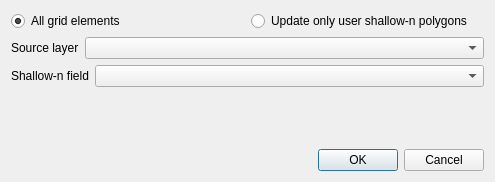
<?xml version="1.0" encoding="UTF-8"?>
<ui version="4.0">
 <class>Dialog</class>
 <widget class="QDialog" name="Dialog">
  <property name="geometry">
   <rect>
    <x>0</x>
    <y>0</y>
    <width>495</width>
    <height>182</height>
   </rect>
  </property>
  <property name="windowTitle">
   <string>Shallow-n Sampling</string>
  </property>
  <layout class="QGridLayout" name="gridLayout">
   <item row="2" column="0">
    <spacer name="verticalSpacer">
     <property name="orientation">
      <enum>Qt::Vertical</enum>
     </property>
     <property name="sizeHint" stdset="0">
      <size>
       <width>20</width>
       <height>40</height>
      </size>
     </property>
    </spacer>
   </item>
   <item row="3" column="0">
    <widget class="QDialogButtonBox" name="buttonBox">
     <property name="orientation">
      <enum>Qt::Horizontal</enum>
     </property>
     <property name="standardButtons">
      <set>QDialogButtonBox::Cancel|QDialogButtonBox::Ok</set>
     </property>
    </widget>
   </item>
   <item row="0" column="0">
    <layout class="QHBoxLayout" name="horizontalLayout_4">
     <property name="bottomMargin">
      <number>0</number>
     </property>
     <item>
      <widget class="QRadioButton" name="allGridElemsRadio">
       <property name="text">
        <string>All grid elements</string>
       </property>
       <property name="checked">
        <bool>true</bool>
       </property>
      </widget>
     </item>
     <item>
      <widget class="QRadioButton" name="userPolygonsRadio">
       <property name="text">
        <string>Update only user shallow-n polygons</string>
       </property>
      </widget>
     </item>
    </layout>
   </item>
   <item row="1" column="0">
    <widget class="QFrame" name="allGridElemsFrame">
     <property name="frameShape">
      <enum>QFrame::NoFrame</enum>
     </property>
     <property name="frameShadow">
      <enum>QFrame::Plain</enum>
     </property>
     <layout class="QVBoxLayout" name="verticalLayout">
      <property name="leftMargin">
       <number>0</number>
      </property>
      <property name="topMargin">
       <number>0</number>
      </property>
      <property name="rightMargin">
       <number>0</number>
      </property>
      <property name="bottomMargin">
       <number>0</number>
      </property>
      <item>
       <layout class="QHBoxLayout" name="horizontalLayout">
        <item>
         <widget class="QLabel" name="label">
          <property name="text">
           <string>Source layer</string>
          </property>
         </widget>
        </item>
        <item>
         <widget class="QComboBox" name="srcLayerCbo">
          <property name="sizePolicy">
           <sizepolicy hsizetype="MinimumExpanding" vsizetype="Fixed">
            <horstretch>0</horstretch>
            <verstretch>0</verstretch>
           </sizepolicy>
          </property>
         </widget>
        </item>
       </layout>
      </item>
      <item>
       <layout class="QHBoxLayout" name="horizontalLayout_3">
        <property name="bottomMargin">
         <number>0</number>
        </property>
        <item>
         <widget class="QLabel" name="label_3">
          <property name="text">
           <string>Shallow-n field</string>
          </property>
         </widget>
        </item>
        <item>
         <widget class="QgsFieldComboBox" name="srcFieldCbo">
          <property name="sizePolicy">
           <sizepolicy hsizetype="MinimumExpanding" vsizetype="Fixed">
            <horstretch>0</horstretch>
            <verstretch>0</verstretch>
           </sizepolicy>
          </property>
         </widget>
        </item>
       </layout>
      </item>
     </layout>
    </widget>
   </item>
  </layout>
 </widget>
 <customwidgets>
  <customwidget>
   <class>QgsFieldComboBox</class>
   <extends>QComboBox</extends>
   <header>qgis.gui</header>
  </customwidget>
 </customwidgets>
 <resources/>
 <connections>
  <connection>
   <sender>buttonBox</sender>
   <signal>accepted()</signal>
   <receiver>Dialog</receiver>
   <slot>accept()</slot>
   <hints>
    <hint type="sourcelabel">
     <x>248</x>
     <y>254</y>
    </hint>
    <hint type="destinationlabel">
     <x>157</x>
     <y>274</y>
    </hint>
   </hints>
  </connection>
  <connection>
   <sender>buttonBox</sender>
   <signal>rejected()</signal>
   <receiver>Dialog</receiver>
   <slot>reject()</slot>
   <hints>
    <hint type="sourcelabel">
     <x>316</x>
     <y>260</y>
    </hint>
    <hint type="destinationlabel">
     <x>286</x>
     <y>274</y>
    </hint>
   </hints>
  </connection>
 </connections>
</ui>
